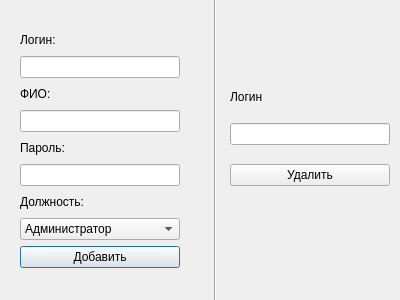
<?xml version="1.0" encoding="UTF-8"?>
<ui version="4.0">
 <class>accounts</class>
 <widget class="QDialog" name="accounts">
  <property name="geometry">
   <rect>
    <x>0</x>
    <y>0</y>
    <width>400</width>
    <height>300</height>
   </rect>
  </property>
  <property name="windowTitle">
   <string>Управление аккаунтами</string>
  </property>
  <widget class="Line" name="line">
   <property name="geometry">
    <rect>
     <x>200</x>
     <y>-70</y>
     <width>31</width>
     <height>841</height>
    </rect>
   </property>
   <property name="orientation">
    <enum>Qt::Vertical</enum>
   </property>
  </widget>
  <widget class="QWidget" name="verticalLayoutWidget">
   <property name="geometry">
    <rect>
     <x>20</x>
     <y>30</y>
     <width>160</width>
     <height>238</height>
    </rect>
   </property>
   <layout class="QVBoxLayout" name="verticalLayout">
    <item>
     <widget class="QLabel" name="label">
      <property name="text">
       <string>Логин:</string>
      </property>
     </widget>
    </item>
    <item>
     <widget class="QLineEdit" name="login"/>
    </item>
    <item>
     <widget class="QLabel" name="label_2">
      <property name="text">
       <string>ФИО:</string>
      </property>
     </widget>
    </item>
    <item>
     <widget class="QLineEdit" name="fio"/>
    </item>
    <item>
     <widget class="QLabel" name="label_3">
      <property name="text">
       <string>Пароль:</string>
      </property>
     </widget>
    </item>
    <item>
     <widget class="QLineEdit" name="pass"/>
    </item>
    <item>
     <widget class="QLabel" name="label_4">
      <property name="text">
       <string>Должность:</string>
      </property>
     </widget>
    </item>
    <item>
     <widget class="QComboBox" name="comboBox">
      <item>
       <property name="text">
        <string>Администратор</string>
       </property>
      </item>
      <item>
       <property name="text">
        <string>Деспетчер</string>
       </property>
      </item>
      <item>
       <property name="text">
        <string>Поставщик</string>
       </property>
      </item>
     </widget>
    </item>
    <item>
     <widget class="QPushButton" name="pushButton">
      <property name="text">
       <string>Добавить</string>
      </property>
     </widget>
    </item>
   </layout>
  </widget>
  <widget class="QWidget" name="verticalLayoutWidget_2">
   <property name="geometry">
    <rect>
     <x>230</x>
     <y>90</y>
     <width>160</width>
     <height>96</height>
    </rect>
   </property>
   <layout class="QVBoxLayout" name="verticalLayout_2">
    <item>
     <widget class="QLabel" name="label_5">
      <property name="text">
       <string>Логин</string>
      </property>
     </widget>
    </item>
    <item>
     <spacer name="verticalSpacer">
      <property name="orientation">
       <enum>Qt::Vertical</enum>
      </property>
      <property name="sizeHint" stdset="0">
       <size>
        <width>20</width>
        <height>40</height>
       </size>
      </property>
     </spacer>
    </item>
    <item>
     <widget class="QLineEdit" name="logdel"/>
    </item>
    <item>
     <spacer name="verticalSpacer_2">
      <property name="orientation">
       <enum>Qt::Vertical</enum>
      </property>
      <property name="sizeHint" stdset="0">
       <size>
        <width>20</width>
        <height>40</height>
       </size>
      </property>
     </spacer>
    </item>
    <item>
     <widget class="QPushButton" name="pushButton_2">
      <property name="text">
       <string>Удалить</string>
      </property>
     </widget>
    </item>
   </layout>
  </widget>
 </widget>
 <resources/>
 <connections/>
</ui>
